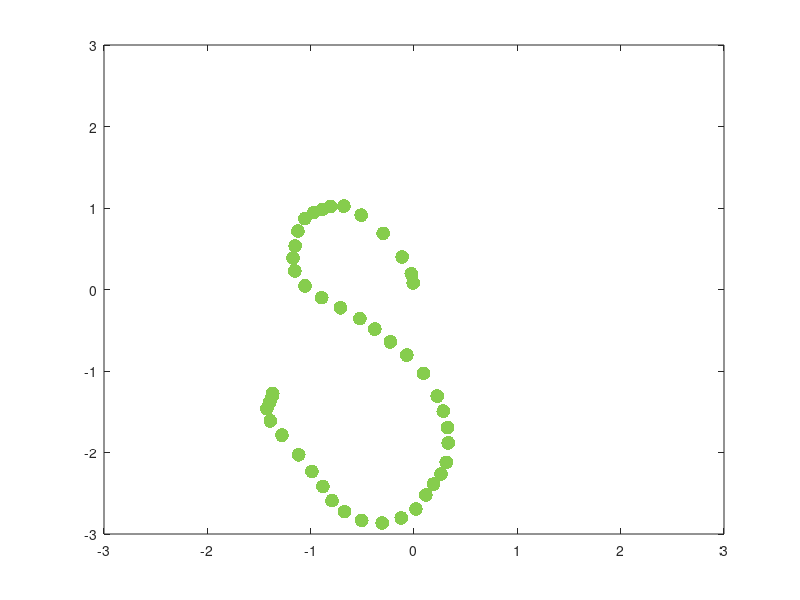

Write MATLAB code to recreate this figure.
function [z_pos x_pos z_raw x_raw] = plot_accel
    Y = [0.039307 -0.406738 0.061035 18.483999 8.956001 1.700000
    -0.054932 -0.410156 0.062744 25.336000 10.276000 4.192000
    -0.332764 -0.485107 0.045654 47.768001 9.512001 20.455999
    -0.271240 -0.450195 -0.005859 66.419998 0.176000 42.155998
    0.070068 -0.189697 -0.160889 51.172000 -1.452000 48.720001
    0.049316 -0.062012 -0.272949 25.555999 -4.960000 38.448001
    0.113037 -0.047607 -0.228027 -0.768000 -15.288001 29.360000
    0.141602 -0.106201 -0.048340 -8.420001 -10.936000 18.752000
    0.020508 -0.157959 -0.072021 -8.820000 -10.136000 18.931999
    0.086670 -0.132080 -0.141357 -17.299999 -13.300001 19.856000
    0.064697 -0.088379 -0.299072 -35.040000 -22.100000 15.484001
    0.278320 -0.232910 0.003662 -41.736000 -30.652000 6.168000
    0.183350 -0.223145 -0.063477 -34.448001 -7.864000 4.808000
    0.252197 -0.210205 -0.119141 -35.944000 -5.812000 -4.012000
    0.286133 -0.240723 -0.126221 -41.840000 -20.524000 -22.827999
    0.389404 -0.391357 0.181152 -33.495998 -17.691999 -37.287998
    0.275635 -0.392822 0.040283 -28.239999 1.284000 -41.591999
    0.053711 -0.428223 -0.140625 -30.559999 -0.744000 -43.268001
    0.105957 -0.435303 -0.132324 -29.576000 4.556000 -33.063999
    0.176025 -0.414063 -0.200195 -36.027999 9.080000 -34.555999
    0.126465 -0.438477 -0.198242 -37.291999 5.524000 -36.551998
    0.030762 -0.456787 -0.324463 -51.368000 -12.552000 -36.956001
    0.130859 -0.547607 -0.196777 -64.484001 -18.520000 -30.395999
    0.047363 -0.657959 -0.065674 -42.527999 10.272001 -13.592000
    0.036621 -0.624512 -0.238281 -47.063999 -6.224000 -9.384000
    0.125000 -0.657959 -0.228271 -43.872001 -4.772000 -1.636000
    0.085693 -0.641113 -0.395996 -55.655998 -15.808000 4.564000
    0.165527 -0.840820 0.014160 -33.659999 -3.492000 11.812001
    0.136230 -0.737061 -0.262939 -28.992000 -8.500000 16.403999
    0.185791 -0.694336 -0.391602 -31.808000 -15.268000 17.040000
    0.235107 -0.784180 -0.263916 -40.776000 -13.676000 22.076000
    0.057373 -0.837891 -0.276367 -26.267999 -0.344000 32.291999
    0.145996 -0.942871 -0.121826 -14.936000 -0.676000 42.551998
    0.114990 -0.897949 -0.177002 7.832000 0.012000 45.372001
    0.236816 -0.847900 -0.202148 25.587999 2.672000 38.423999
    0.218018 -0.777344 -0.277344 32.195999 3.212000 27.591999
    0.117188 -0.835937 -0.129395 41.335998 -2.656000 20.219999
    0.063965 -0.748047 -0.294678 43.212001 4.172000 24.423999
    -0.013184 -0.774902 -0.190674 47.875999 5.408000 29.643999
    -0.008057 -0.702637 -0.245850 56.144001 6.216000 37.363998
    0.215088 -0.564209 -0.301025 40.763999 3.100000 25.908000
    0.251221 -0.452148 -0.329346 34.835998 6.740000 7.936000
    0.093994 -0.452881 -0.302490 19.107999 -0.372000 -6.740000
    0.030029 -0.529541 -0.172852 16.767999 5.676000 -5.560000
    -0.095215 -0.487061 -0.343018 7.532000 3.724000 -0.900000];

    dt = 0.025;
    finger_length = 10;

  
    
    function [x_int y_int] = position_from_accel(y_accel)
        data_length = length(y_accel);
        x = 1:data_length;
        x_int = 1:0.25:data_length;

        accel_spline = spline(x,y_accel);
        vel = fnval(fnint(accel_spline), x);

        vel_spline = spline(x, vel);
        y_int = fnval(fnint(vel_spline), x_int); 
    end

    function [x_int y_int] = linear_position_from_accel(y_accel)
        data_length = length(y_accel);
        x_int = 1:data_length;
        y_int = cumsum(cumsum(y_accel));
    end

    function [y] = gyro_int(gyro)
        y = cumsum(gyro * dt)
    end

    function pos_at_time = position_from_gyro(gyro)
        radians_at_time = gyro_int(gyro) * (pi / 180);
        pos_at_time = sin(radians_at_time) * finger_length;
    end
    x_raw = gyro_int(Y(:, 4));
    z_raw = gyro_int(Y(:, 6));
    
    x_pos = position_from_gyro(Y(:, 4))
    %y_pos = position_from_gyro(Y(:, 5));
    z_pos = position_from_gyro(Y(:, 6))
    
    for i = 1:length(z_pos)
        plotted = plot(-z_pos(1:i), x_pos(1:i), 'o');
        axis([-3 3 -3 3]);
        
        set(gcf, 'color', [0 0 0]);
        set(gca, 'color', [0 0 0]);

        set(plotted, ...
            'Marker'          , 'o', ...
            'MarkerSize'      , 10, ...
            'MarkerEdgeColor' , 'none', ...
            'MarkerFaceColor' , [134/255 205/255 77/255]);
        
        pause(0.025);

        
    end
    
    
    
    %plot(y_pos, z_pos, 'o');
end

